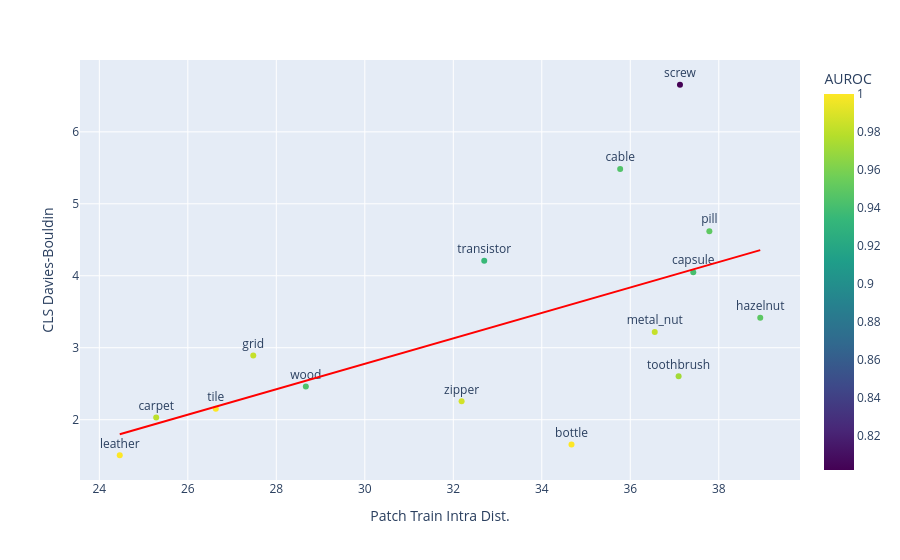

Notebook cell for this chart:
### Code cell
fig = px.scatter(combined.reset_index(), x="Patch Train Intra Dist.", y="CLS Davies-Bouldin", text="category", hover_name="category", trendline="ols", color="AUROC", color_continuous_scale="Viridis" ) 
fig.data[1].line.color = "red" 
fig.update_traces(textposition="top center") 
fig.show() 

fig.write_image(IMAGE_DIR / "cls_db_patch_train_intra.svg")

### Figure 1 — Plotly figure (JSON) as saved in the notebook; plotly's stock layout.template omitted (floating-point values rounded to 4 significant figures)
{"data": [{"hovertemplate": "<b>%{hovertext}</b><br><br>Patch Train Intra Dist.=%{x}<br>CLS Davies-Bouldin=%{y}<br>category=%{text}<br>AUROC=%{marker.color}<extra></extra>", "hovertext": ["tile", "zipper", "toothbrush", "hazelnut", "wood", "grid", "cable", "leather", "metal_nut", "screw", "bottle", "pill", "capsule", "carpet", "transistor"], "legendgroup": "", "marker": {"color": [1.0, 0.987, 0.972, 0.949, 0.944, 0.983, 0.945, 1.0, 0.983, 0.802, 1.0, 0.95, 0.941, 0.98, 0.935], "coloraxis": "coloraxis", "symbol": "circle"}, "mode": "markers+text", "name": "", "orientation": "v", "showlegend": false, "text": ["tile", "zipper", "toothbrush", "hazelnut", "wood", "grid", "cable", "leather", "metal_nut", "screw", "bottle", "pill", "capsule", "carpet", "transistor"], "textposition": "top center", "type": "scatter", "x": [26.63, 32.19, 37.09, 38.94, 28.67, 27.48, 35.77, 24.46, 36.55, 37.12, 34.67, 37.79, 37.42, 25.29, 32.7], "xaxis": "x", "y": [2.152, 2.255, 2.602, 3.418, 2.46, 2.893, 5.485, 1.506, 3.218, 6.654, 1.655, 4.619, 4.049, 2.03, 4.209], "yaxis": "y"}, {"hovertemplate": "<b>OLS trendline</b><br>CLS Davies-Bouldin = 0.176814 * Patch Train Intra Dist. + -2.52817<br>R<sup>2</sup>=0.366439<br><br>Patch Train Intra Dist.=%{x}<br>CLS Davies-Bouldin=%{y} <b>(trend)</b><extra></extra>", "legendgroup": "", "line": {"color": "red"}, "marker": {"symbol": "circle"}, "mode": "lines", "name": "", "showlegend": false, "textposition": "top center", "type": "scatter", "x": [24.46, 25.29, 26.63, 27.48, 28.67, 32.19, 32.7, 34.67, 35.77, 36.55, 37.09, 37.12, 37.42, 37.79, 38.94], "xaxis": "x", "y": [1.797, 1.943, 2.181, 2.331, 2.541, 3.163, 3.254, 3.602, 3.797, 3.935, 4.03, 4.036, 4.089, 4.153, 4.357], "yaxis": "y"}], "layout": {"coloraxis": {"autocolorscale": false, "colorbar": {"title": {"text": "AUROC"}}, "colorscale": [[0, "#440154"], [0.1111, "#482878"], [0.2222, "#3e4989"], [0.3333, "#31688e"], [0.4444, "#26828e"], [0.5556, "#1f9e89"], [0.6667, "#35b779"], [0.7778, "#6ece58"], [0.8889, "#b5de2b"], [1, "#fde725"]]}, "legend": {"tracegroupgap": 0}, "margin": {"t": 60}, "xaxis": {"anchor": "y", "domain": [0, 1], "title": {"text": "Patch Train Intra Dist."}}, "yaxis": {"anchor": "x", "domain": [0, 1], "title": {"text": "CLS Davies-Bouldin"}}}}
